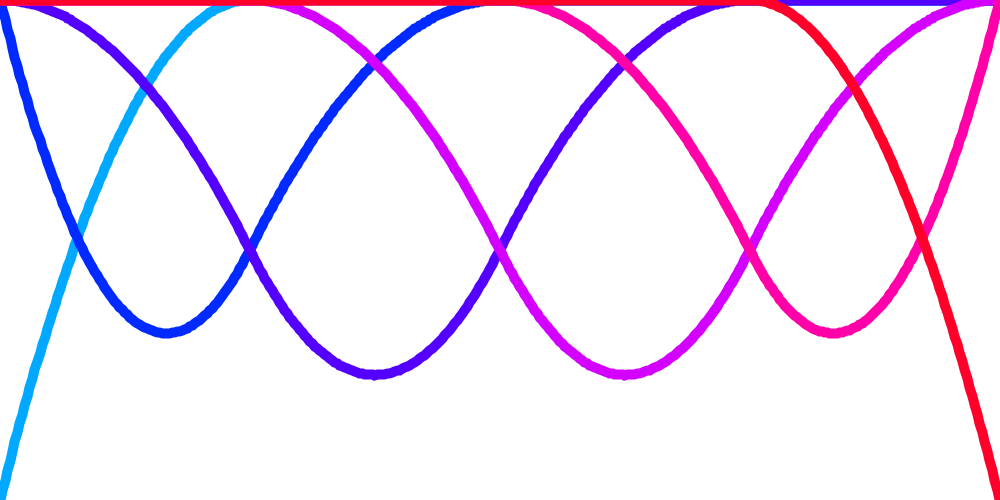
Frame 1 (no input)
Frame 60 (the mouse pressed at the canvas centre just before this capture): identical to frame 1, image omitted
Frame 120 (the mouse held since frame 60 and released just before this capture): identical to frame 1, image omitted

The Processing sketch that drew this single still picture (run headless with seeded random() and noise(); from frame 60 on, the mouse is pressed at the canvas centre):

// Processing sketch: Nth_order_B_spline_Basis
// ── Nth_order_B_spline_Basis.pde
int NI = 5;//size of control point
int DI = 3;//Degree
int[] knotsI;

void setup(){
  //fullScreen();
  size(1000, 500);
  strokeWeight(10);
  colorMode(HSB, 360, 100, 100);
  knotsI = SplineKnots(NI, DI);
  println(knotsI);
}

void keyPressed(){
  if(keyCode == UP) DI++;
  else if(keyCode == DOWN) DI--;
  else if(keyCode == LEFT) NI--;
  else if(keyCode == RIGHT) NI++;  
  knotsI = SplineKnots(NI, DI);
}

void draw(){
  background(360);
  noFill();
  for(int i = 0; i <= NI; i++){
    stroke(200+float(i)/float(NI)*150, 100, 100);
    beginShape();
    for(float t = 0; t < (NI - DI + 2); t += 0.01){
      vertex(t/(NI - DI + 2)*width, SplineBlend(i, DI, knotsI, t)*height);
    }
    endShape();
  }
}

int[] SplineKnots(int n, int t){//size of control point, degree
  int[] u = new int[n + t + 1];
  
  for(int j = 0; j < n + t + 1; j++){
    if(j < t) u[j] = 0;
    else if(j <= n) u[j] = j - t + 1;
    else if(j > n) u[j] = n - t + 2;
  }
  return u;
}

float SplineBlend(int k, int t, int[] u, float v){
  float rvalue = 0;
  if (t == 1){
    if ((u[k] <= v)&&(v < u[k + 1]))
      rvalue = 1;
    else
      rvalue = 0;
  }else{
    if ((u[k + t - 1] == u[k])&&(u[k + t] == u[k + 1]))
      rvalue = 0;
    else if(u[k + t - 1] == u[k])
      rvalue = (u[k + t] - v) / (u[k + t] - u[k + 1]) * SplineBlend(k + 1, t - 1, u, v);
    else if(u[k + t] == u[k + 1])
      rvalue = (v - u[k]) / (u[k + t - 1] - u[k]) * SplineBlend(k, t - 1, u, v);
    else//same as above two formula
      rvalue = (v - u[k]) / (u[k + t - 1] - u[k]) * SplineBlend(k, t - 1, u, v) + (u[k + t] - v) / (u[k + t] - u[k + 1]) * SplineBlend(k + 1, t - 1, u, v);
  }
  return rvalue;
}
